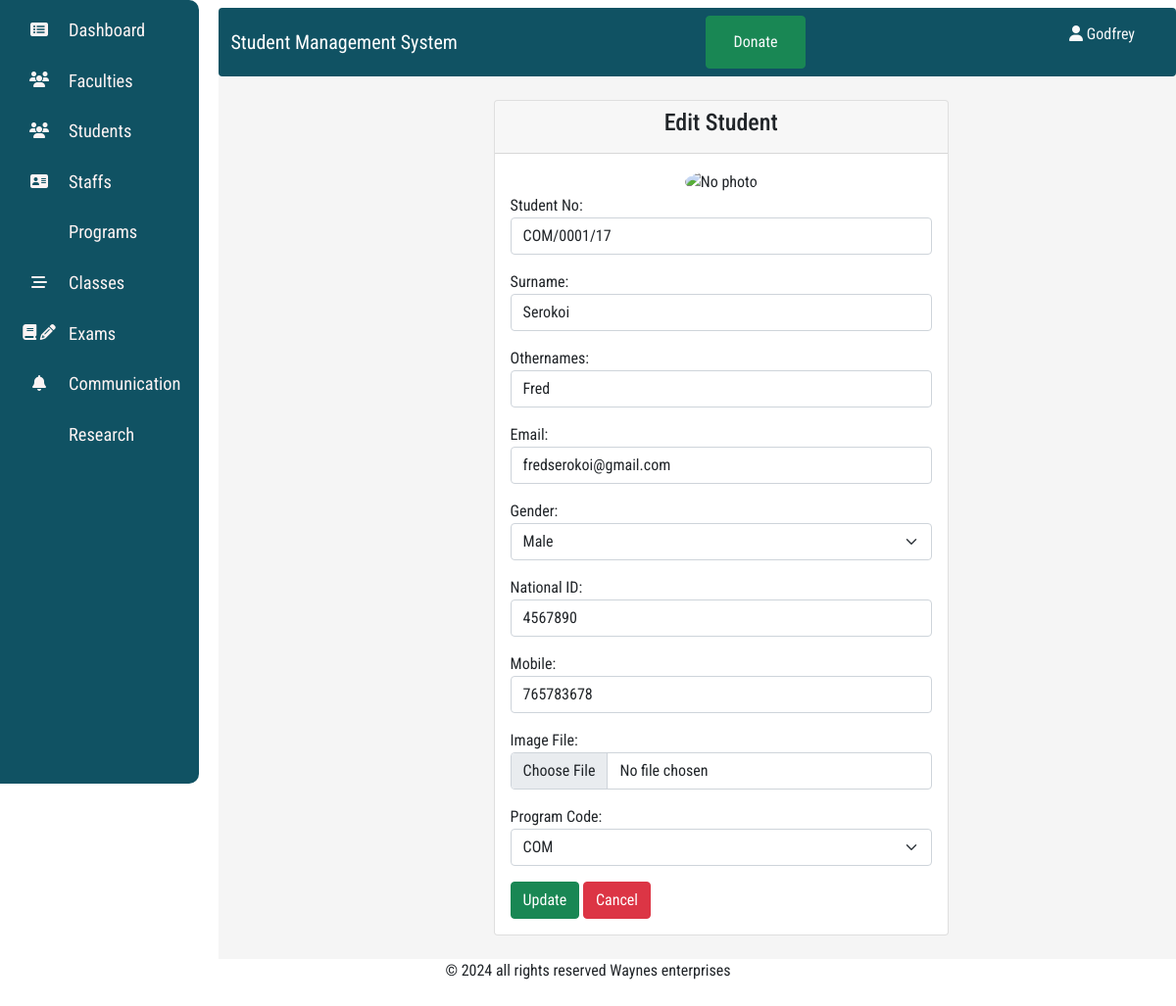
Screenshot of /student/edit/3 with the database file from the repository.
### Students/models.py (models this page shows, shortened)
class Student(models.Model):
    GENDER_CHOICES=[("Male","Male"),("Female","Female")]
    student_no=models.CharField(max_length=12,unique=True)
    student_id=models.AutoField(primary_key=True)
    surname=models.CharField(max_length=30)
    othernames=models.CharField(max_length=50)
    email=models.EmailField(max_length=30)
    date_enrolled=models.DateTimeField(auto_now_add=True)
    gender=models.CharField(max_length=7,choices=GENDER_CHOICES,null=True,blank=True)
    national_id=models.PositiveIntegerField()
    phone_number=models.PositiveIntegerField(unique=True,null=True)
    image=models.FileField(upload_to="uploads",max_length=100)
    year_of_study=models.ForeignKey(to="Year",on_delete=models.SET_NULL,null=True,blank=True)
    prog_code=models.ForeignKey("Program", on_delete=models.RESTRICT)

class Program(models.Model):
    prog_code=models.CharField(max_length=10,unique=True,primary_key=True)
    prog_name=models.CharField(max_length=50)
    faculty=models.ForeignKey(to="staffs.Faculty", on_delete=models.SET_NULL, max_length=30,null=True,blank=True)
    def __str__(self):
        return f"{self.prog_code}"
    class Meta:
        ordering=['prog_name']

### Students/views.py (the view)
# urls.py: path("student/edit/<int:pro>",views.edit_student,name="edit_student"),
def edit_student(request,pro):
    student=Student.objects.get(student_id=pro)
    url=student.image.url
    if request.method =="POST":
        delete_file(request,student.image.url)
        form=StudentForm(request.POST,request.FILES,instance=student)
        form.save()
        student=Student.objects.get(student_id=pro)
        url=student.image.url
        return render(request,"students/edit_student.html",{"form":StudentForm(instance=student),"success":True,"url":url})
    else:
        form=StudentForm(instance=student)
        return render(request,"students/edit_student.html",{"form":form,"url":url})

### Students/templates/students/edit_student.html (shortened to what this page needs)
{% extends "students/base.html" %}
{% block body %}
<div class="container-fluid m-4">
  {% if form %}
  <div class="row justify-content-center">
    <div class="col-6">
        <div class="card">
            <div class="card-header text-center">
                <h4 class="card-title">Edit Student</h4>
            </div>
            <div class="card-body">
                    <form action="" method="post" enctype="multipart/form-data">
                        <div class="text-center">
                        <img src="{{ url }}" class="profile_image" alt="No photo">
                    </div>
                        {{ form.as_p }}
                        <button class="btn btn-success">Update</button>
                        <a class="btn btn-danger" href="{% url 'view_students' %}">Cancel</a>
                    </form>
            </div>
        </div>
    </div>
  </div>
  {% endif %}
</div>
{% endblock %}

### Students/static/styles.css (style rules this page uses)
:root { --bg:rgb(16, 82, 99); --size:250px; }
body { font-family: 'Roboto Condensed', sans-serif; }
.profile_image { width: 150px; height: 150px; border-radius: 50%; box-shadow: 2px 2px 3px inset white; }

### rows the page displays
Student: student_no "COM/0001/17", surname "Serokoi", othernames "Fred", email "fredserokoi@gmail.com", gender "Male", national_id "4567890", phone_number "765783678"
Program: prog_code "COM"
